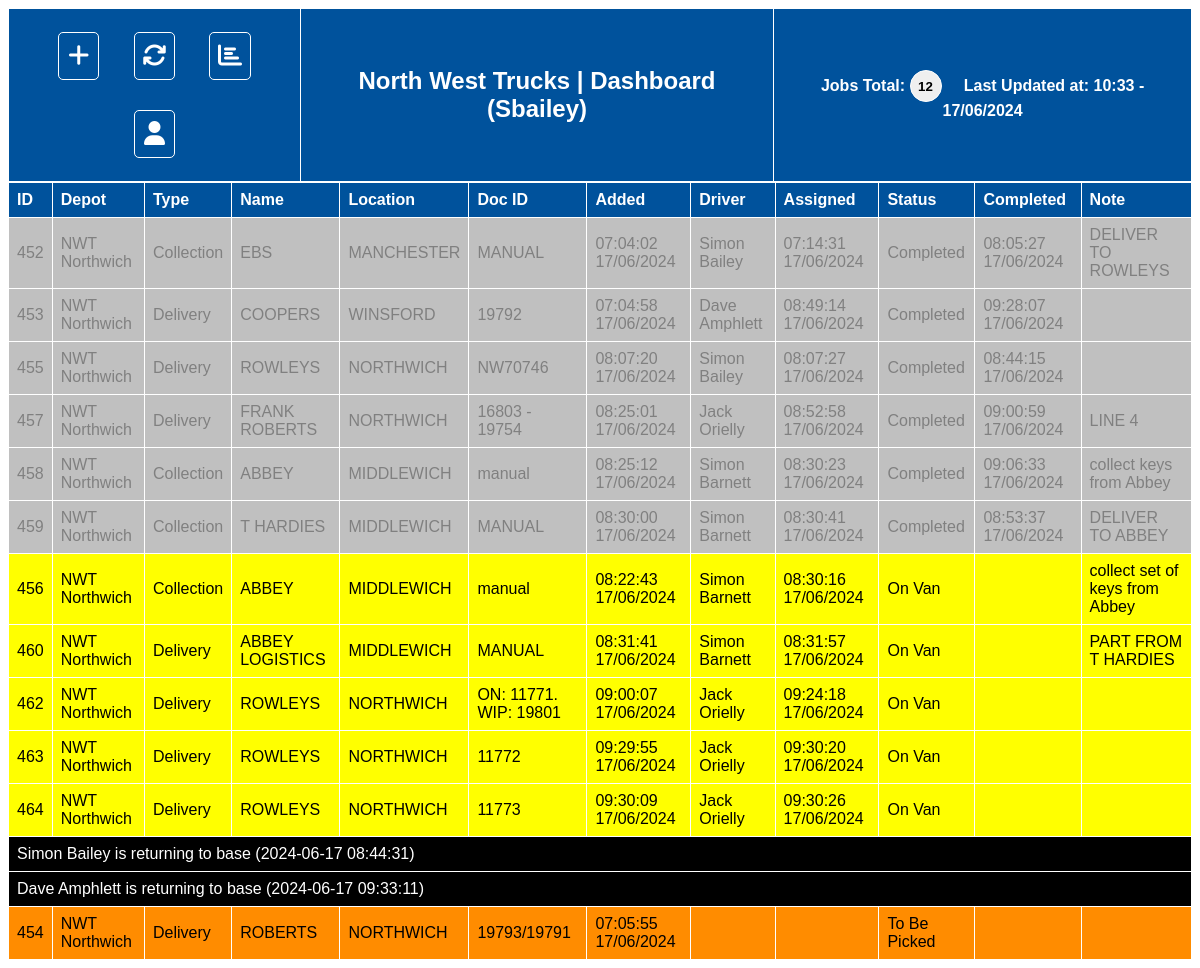
The page /dashboard.php (signed in) on the database its author committed.
### tables this page shows
CREATE TABLE deliveries (id INTEGER PRIMARY KEY AUTOINCREMENT, depot TEXT NOT NULL, createdby TEXT, type TEXT NOT NULL, company TEXT NOT NULL, location TEXT NOT NULL, docid TEXT, added TEXT, driver TEXT, assigned TEXT, status TEXT, completed TEXT, sign_name TEXT, signature TEXT, note TEXT);

### dashboard.php (the view, shortened to what this page needs)
<?php
require("data/global.php");
$db = new SQLite3($database);
$todaysDate = date("Y-m-d");
$mainSQL = "SELECT * FROM deliveries
            WHERE
                (added >= '".$todaysDate."' OR status != 'Completed')
            AND
                (depot = '".$_SESSION['depot']."' AND depot !='')
            ORDER BY status ASC, added ASC";
$mainRet = $db->query($mainSQL);
$countSQL = "SELECT COUNT(*) as count FROM deliveries
            WHERE
                (added >= '".$todaysDate."' OR status != 'Completed')
            AND
                (depot = '".$_SESSION['depot']."' AND depot !='')
            AND
                (status != 'Return to Base')
            ORDER BY status ASC, added ASC";
$jobCount = $db->querySingle($countSQL);
?>
<!DOCTYPE html>
<html lang="en">
<head>
</head>
<body>
<div class='sticky'>
<table id='header' cellspacing='0'>
        <tr>
            <th colspan='4' style='text-align:center'>
                <button class='settingsButton' onclick='javascript:showAddJobModal()' title='Add Job'><i class="fa-solid fa-plus"></i></button>
                <a href='dashboard.php'><button class='settingsButton' title='Refresh Data'><i class="fa-solid fa-arrows-rotate"></i></button></a>
                <a href='report.php'><button class='settingsButton' title='View Completed Reports'><i class="fa-solid fa-chart-bar"></i></button></a>
                <button class='settingsButton' onclick='javascript:showAccountModal()' title='Login / Log Out'><i class="fa-solid fa-user"></i></button>
            </th>
            <th colspan='6' style='text-align:center'>
            <?php
                    if($_SESSION['user'] != ""){
                        echo "<h2>North West Trucks | Dashboard (".$_SESSION['user'].")</h2>";
                    } else {
                        echo "<h2>North West Trucks | Dashboard (LOGGED OUT)</h2>";
                    }
                ?>
            </th>
            <th colspan='2' style='text-align:center'>
                Jobs Total: <button style='height:32px;width:32px;border-radius:50%;border:1px solid white'><strong><?php echo $jobCount; ?></strong></button>
                &nbsp;&nbsp;&nbsp;
                Last Updated at: <span id="updated-at"></span>
            </th>
        </tr>
    </table>
</div>
    <table id='deliveries' cellspacing='0'>
        <tr>
            <th>ID</th>
            <th>Depot</th>
            <th>Type</th>
            <th>Name</th>
            <th>Location</th>
            <th>Doc ID</th>
            <th>Added</th>
            <th>Driver</th>
            <th>Assigned</th>
            <th>Status</th>
            <th>Completed</th>
            <th>Note</th>
        </tr>
        <?php
            while( $mainRow = $mainRet->fetchArray( SQLITE3_ASSOC ) ) {
                $addedDateTime = date_format(date_create($mainRow['added']),"H:i:s d/m/Y");
                if($mainRow['assigned'] != ''){
                    $assignedDateTime = date_format(date_create($mainRow['assigned']),"H:i:s d/m/Y");
                } else {
                    $assignedDateTime = '';
                }
                if($mainRow['completed'] != ''){
                    $completedDateTime = date_format(date_create($mainRow['completed']),"H:i:s d/m/Y");
                } else {
                    $completedDateTime = '';
                }
                if($mainRow['status'] == "Return to Base") {
                    $date1 = new DateTime($mainRow['added']);
                    $date2 = new DateTime($todaysDate);
                    if($date1 >= $date2) {
                        echo "<tr class='returntobase'>";
                        echo "<td colspan='12'>".$mainRow['driver']." is returning to base (".$mainRow['assigned'].")</td>";
                        echo "</tr>";
                    }
                } else {
                    switch ($mainRow['status']){
                        case "On Van":
                            echo "<tr class='outfordelivery' onclick='javascript:showOptionsModal(".$mainRow['id'].");' title='Click for options'>";
                            break;
                        case "Completed":
                            echo "<tr class='completed'>";
                            break;
                        case "To Be Picked":
                            echo "<tr class='tobepicked' onclick='javascript:showOptionsModal(".$mainRow['id'].");' title='Click for options'>";
                            break;
                    }
                echo "<td>".$mainRow['id']."</td>";
                echo "<td>".$mainRow['depot']."</td>";
                echo "<td>".$mainRow['type']."</td>";
                echo "<td>".$mainRow['company']."</td>";
                echo "<td>".$mainRow['location']."</td>";
                echo "<td>".$mainRow['docid']."</td>";
                echo "<td>".$addedDateTime."</td>";
                echo "<td>".$mainRow['driver']."</td>";
                echo "<td>".$assignedDateTime."</td>";
                echo "<td>".$mainRow['status']."</td>";
                echo "<td>".$completedDateTime."</td>";
                echo "<td>".$mainRow['note']."</td>";
                echo "</tr>";
                }
            }
        ?>
    </table>
</body>
</html>

### dashboard.php (style rules this page uses)
body { font-family:arial; }
.sticky { position: -webkit-sticky; position: sticky; top: 0; }
.returntobase { background-color:black; color:white; }
.completed { background-color:#C0C0C0; color:#808080; }
.outfordelivery { background-color: yellow; }
.tobepicked { background-color:darkorange; }
#header { font-family: Arial, Helvetica, sans-serif; border-collapse: collapse; width:100%; border-radius: 2px; }
#header th { padding-top: 12px; padding-bottom: 12px; text-align: left; background-color: #00529C; color: white; }
#header td, #header th { border: 1px solid #FFF; padding: 8px; }
#deliveries { font-family: Arial, Helvetica, sans-serif; border-collapse: collapse; width: 100%; }
#deliveries { border-radius: 2px; width:100%; }
#deliveries th { padding-top: 12px; padding-bottom: 12px; text-align: left; background-color: #00529C; color: white; }
#deliveries td, #deliveries th { border: 1px solid #FFF; padding: 8px; }
.settingsButton { width:15%; height:48px; background-color: #00529C; color:white; border-radius: 5px; border:1px solid white; font-size: 24px; cursor: pointer; margin:15px; }

### rows shown on the page
deliveries: id "452", depot "NWT Northwich", type "Collection", company "EBS", location "MANCHESTER", docid "MANUAL", added "07:04:02 17/06/2024", driver "Simon Bailey", assigned "07:14:31 17/06/2024", status "Completed", completed "08:05:27 17/06/2024", note "DELIVER TO ROWLEYS"
deliveries: id "453", depot "NWT Northwich", type "Delivery", company "COOPERS", location "WINSFORD", docid "19792", added "07:04:58 17/06/2024", driver "Dave Amphlett", assigned "08:49:14 17/06/2024", status "Completed", completed "09:28:07 17/06/2024"
deliveries: id "455", depot "NWT Northwich", type "Delivery", company "ROWLEYS", location "NORTHWICH", docid "NW70746", added "08:07:20 17/06/2024", driver "Simon Bailey", assigned "08:07:27 17/06/2024", status "Completed", completed "08:44:15 17/06/2024"
deliveries: id "457", depot "NWT Northwich", type "Delivery", company "FRANK ROBERTS", location "NORTHWICH", docid "16803 - 19754", added "08:25:01 17/06/2024", driver "Jack Orielly", assigned "08:52:58 17/06/2024", status "Completed", completed "09:00:59 17/06/2024", note "LINE 4"
deliveries: id "458", depot "NWT Northwich", type "Collection", company "ABBEY", location "MIDDLEWICH", docid "manual", added "08:25:12 17/06/2024", driver "Simon Barnett", assigned "08:30:23 17/06/2024", status "Completed", completed "09:06:33 17/06/2024", note "collect keys from Abbey"
deliveries: id "459", depot "NWT Northwich", type "Collection", company "T HARDIES", location "MIDDLEWICH", docid "MANUAL", added "08:30:00 17/06/2024", driver "Simon Barnett", assigned "08:30:41 17/06/2024", status "Completed", completed "08:53:37 17/06/2024", note "DELIVER TO ABBEY"
deliveries: id "456", depot "NWT Northwich", type "Collection", company "ABBEY", location "MIDDLEWICH", docid "manual", added "08:22:43 17/06/2024", driver "Simon Barnett", assigned "08:30:16 17/06/2024", status "On Van", note "collect set of keys from Abbey"
deliveries: id "460", depot "NWT Northwich", type "Delivery", company "ABBEY LOGISTICS", location "MIDDLEWICH", docid "MANUAL", added "08:31:41 17/06/2024", driver "Simon Barnett", assigned "08:31:57 17/06/2024", status "On Van", note "PART FROM T HARDIES"
deliveries: id "462", depot "NWT Northwich", type "Delivery", company "ROWLEYS", location "NORTHWICH", docid "ON: 11771. WIP: 19801", added "09:00:07 17/06/2024", driver "Jack Orielly", assigned "09:24:18 17/06/2024", status "On Van"
deliveries: id "463", depot "NWT Northwich", type "Delivery", company "ROWLEYS", location "NORTHWICH", docid "11772", added "09:29:55 17/06/2024", driver "Jack Orielly", assigned "09:30:20 17/06/2024", status "On Van"
deliveries: id "464", depot "NWT Northwich", type "Delivery", company "ROWLEYS", location "NORTHWICH", docid "11773", added "09:30:09 17/06/2024", driver "Jack Orielly", assigned "09:30:26 17/06/2024", status "On Van"
deliveries: driver "Simon Bailey", assigned "2024-06-17 08:44:31"
deliveries: driver "Dave Amphlett", assigned "2024-06-17 09:33:11"
deliveries: id "454", depot "NWT Northwich", type "Delivery", company "ROBERTS", location "NORTHWICH", docid "19793/19791", added "07:05:55 17/06/2024", status "To Be Picked"

### other values the page prints
$_SESSION['user'] "Sbailey"
$jobCount "12"
